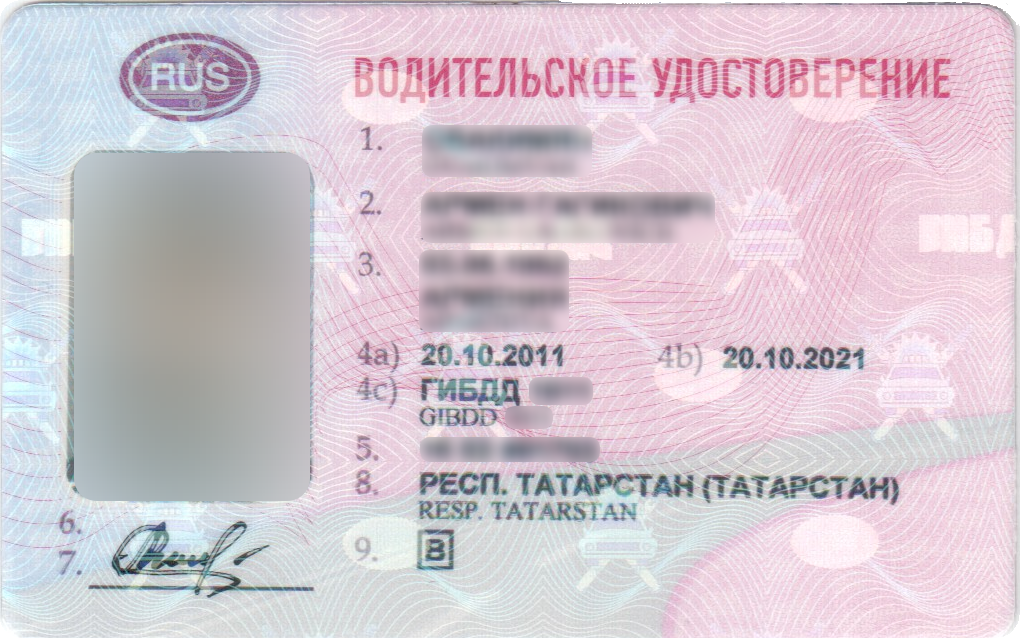
#> input picture samples/spec3.png, 1020 x 638 px, found by its file name
$ python make_synthetic.py
#> lines starting #> are read from the running program, lines starting #| are printed output that depends on the picture; after the words box and inside, x2 and y2 are one past the last pixel; in counts of white or black regions, pixels touching at a corner belong together
"""Генератор синтетических тест-фото ВУ (вымышленные данные!) на базе публичного образца Wikimedia Commons.
Делает карточку 1026x648 с подставленным текстом, затем «фотографирует» её на тёмном фоне под углом."""
import cv2, numpy as np, sys, random
from PIL import Image, ImageDraw, ImageFont
random.seed(1); np.random.seed(1)
SRC = "samples/spec3.png"
FB = "/usr/share/fonts/truetype/dejavu/DejaVuSans-Bold.ttf"
FR = "/usr/share/fonts/truetype/dejavu/DejaVuSans.ttf"
card = cv2.resize(cv2.imread(SRC), (1026, 648), interpolation=cv2.INTER_AREA)
S = 1026/900
def R(x0,y0,x1,y1): return tuple(int(v*S) for v in (x0,y0,x1,y1))
mask = np.zeros(card.shape[:2], np.uint8)
for z in [(365,108,640,300),(365,333,520,378),(365,380,530,413)]:
    x0,y0,x1,y1 = R(*z); mask[y0:y1,x0:x1] = 255
card = cv2.inpaint(card, mask, 7, cv2.INPAINT_TELEA)
img = Image.fromarray(cv2.cvtColor(card, cv2.COLOR_BGR2RGB)); d = ImageDraw.Draw(img)
def T(x,y,s,txt,bold=True,col=(35,35,45)):
    d.text((int(x*S),int(y*S)), txt, font=ImageFont.truetype(FB if bold else FR, int(s*S)), fill=col)
T(372,113,27,"ПЕТРОВ")
T(372,142,13,"PETROV",False,(90,90,100))
T(372,172,26,"АЛЕКСАНДР СЕРГЕЕВИЧ")
T(372,203,13,"ALEKSANDR SERGEEVICH",False,(90,90,100))
T(372,225,24,"14.03.1987")
T(372,253,22,"ГОР. КАЗАНЬ")
T(372,277,13,"KAZAN",False,(90,90,100))
T(372,335,24,"ГИБДД 1608")
T(372,360,13,"GIBDD 1608",False,(90,90,100))
T(372,383,24,"16 12 345678")
FACE = "samples/face.png"
import os
if os.path.exists(FACE):
    f = cv2.imread(FACE); x0,y0,x1,y1 = R(64,133,277,442)
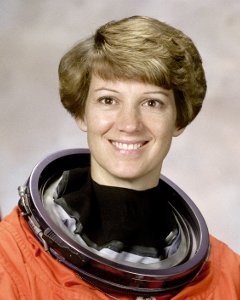
#> input picture samples/face.png, 240 x 300 px, found by its file name
#> further down, f is the input picture: shape (300, 240, 3); mean B, G, R 115.2, 128.6, 152.9
    f = cv2.resize(f,(x1-x0,y1-y0)); a = np.array(img); a[y0:y1,x0:x1] = cv2.cvtColor(f,cv2.COLOR_BGR2RGB); img = Image.fromarray(a)
#> after `a[y0:y1, x0:x1] = cv2.cvtColor(f, cv2.COLOR_BGR2RGB)`:
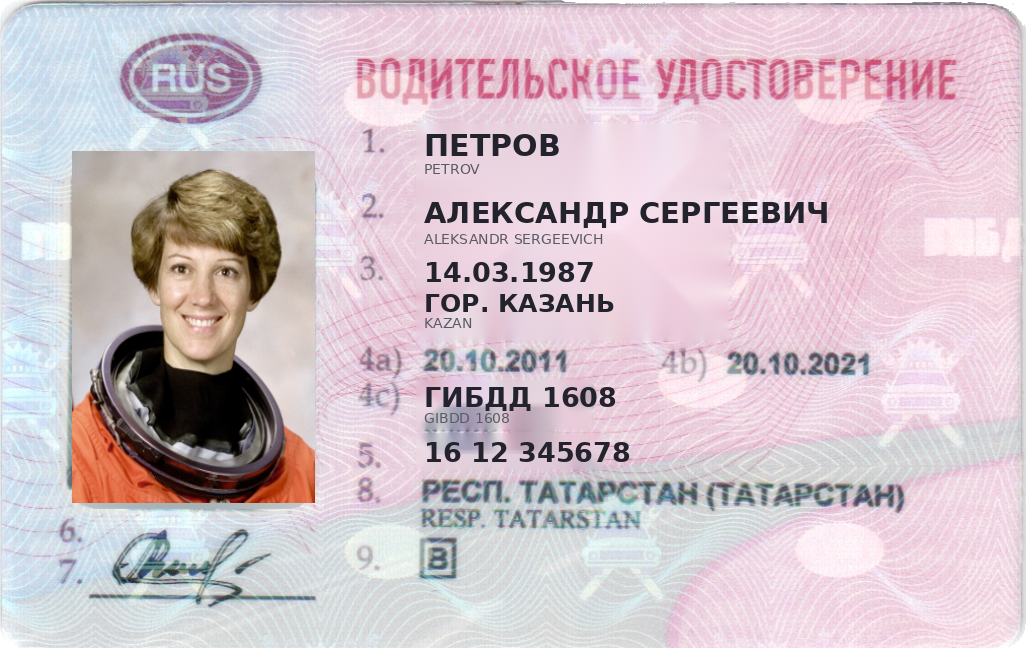
#> a: shape (648, 1026, 3); mean R, G, B 209.7, 194.1, 201.9
card = cv2.cvtColor(np.array(img), cv2.COLOR_RGB2BGR)
cv2.imwrite("samples/synth_card.png", card)

def scene(name, W=1600, H=1200, angle=-14, tilt=0.06, scale=0.55, rot180=False, glare=False, seed=0, bgc=(28,30,32), clutter=False):
#> called with name = 'samples/synth1.jpg', W = 1600, H = 1200, angle = -14, tilt = 0.06, scale = 0.55, rot180 = False, glare = False
    rng = np.random.default_rng(seed)
    bg = np.zeros((H,W,3), np.float32)+ bgc
    n = rng.normal(0,1,(H//8,W//8,3)).astype(np.float32); n = cv2.resize(n,(W,H),interpolation=cv2.INTER_CUBIC)
    bg += n*7 + np.linspace(0,25,H)[:,None,None]*np.linspace(1,0.3,W)[None,:,None]
    bg += rng.normal(0,3,(H,W,3))
    c = card if not rot180 else cv2.rotate(card, cv2.ROTATE_180)
    h,w = c.shape[:2]; cw = W*scale; ch = cw*h/w
#> after `h, w = c.shape[:2]`: h = 648; w = 1026
#> after `ch = cw * h / w`: ch = 555.8
    src = np.float32([[0,0],[w,0],[w,h],[0,h]])
    dst = np.float32([[0,0],[cw,0],[cw*(1-tilt/2),ch*(1+tilt*0)],[cw*tilt/2,ch]])
    dst[1,1]+=ch*tilt*0.3; dst[2,1]+=ch*tilt*0.1
    ang = np.deg2rad(angle); Rm = np.array([[np.cos(ang),-np.sin(ang)],[np.sin(ang),np.cos(ang)]])
    ctr = dst.mean(0); dst = (dst-ctr)@Rm.T + np.array([W*0.5,H*0.52])
#> after `ctr = dst.mean(0)`: ctr = [440, 281.2]
    M = cv2.getPerspectiveTransform(src, dst.astype(np.float32))
    import json; json.dump({'corners_TL_TR_BR_BL': dst.tolist()}, open(name.replace('.jpg','.gt.json'),'w'))
    warped = cv2.warpPerspective(c, M, (W,H), flags=cv2.INTER_CUBIC)
    m = cv2.warpPerspective(np.full((h,w),255,np.uint8), M, (W,H))
    # rounded corners
    rr = np.zeros((h,w),np.uint8); cv2.rectangle(rr,(0,0),(w-1,h-1),255,-1)
#> after `cv2.rectangle(rr, (0, 0), (w - 1, h - 1), 255, -1)`: rr: shape (648, 1026); every value is 255
    k = 36; rr2 = np.zeros_like(rr); cv2.rectangle(rr2,(k,0),(w-k,h),255,-1); cv2.rectangle(rr2,(0,k),(w,h-k),255,-1)
#> after `cv2.rectangle(rr2, (k, 0), (w - k, h), 255, -1)`: rr2: shape (648, 1026); 93.1% white; 2 black regions, box (x1, y1, x2, y2) and area: (0, 0, 36, 648) 23328, (991, 0, 1026, 648) 22680
#> after `cv2.rectangle(rr2, (0, k), (w, h - k), 255, -1)`: rr2: shape (648, 1026); 99.2% white; 4 black regions, box (x1, y1, x2, y2) and area: (0, 0, 36, 36) 1296, (991, 0, 1026, 36) 1260, (0, 613, 36, 648) 1260, (991, 613, 1026, 648) 1225
    for cx,cy in [(k,k),(w-k,k),(k,h-k),(w-k,h-k)]: cv2.circle(rr2,(cx,cy),k,255,-1)
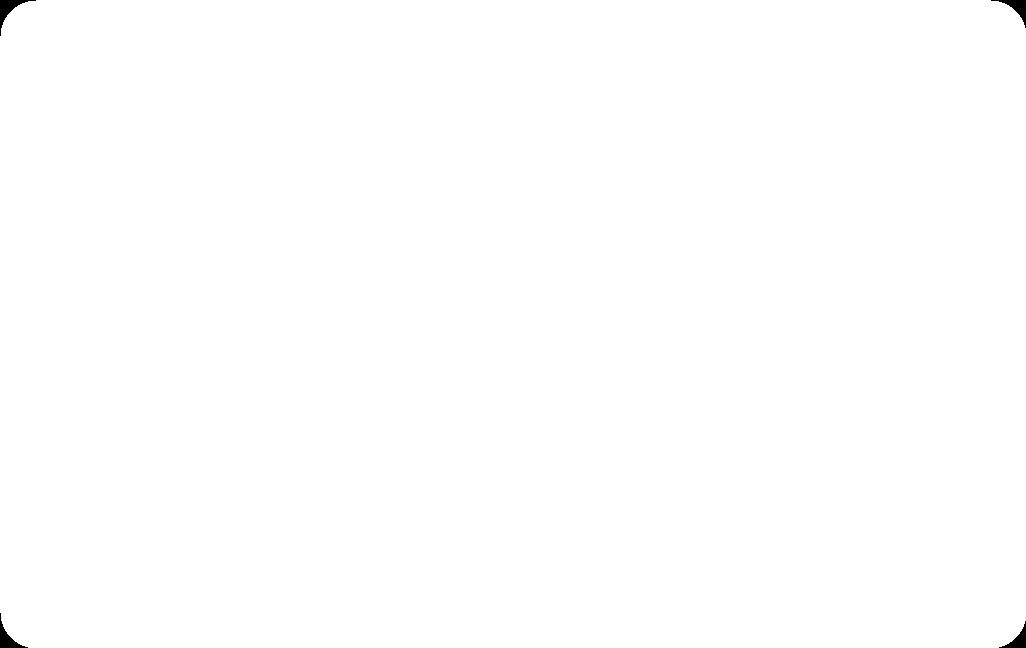
#> rr2: shape (648, 1026); 99.8% white; 4 black regions, box (x1, y1, x2, y2) and area: (0, 0, 36, 36) 319, (991, 0, 1026, 28) 283, (0, 613, 28, 648) 283, (999, 621, 1026, 648) 248
    m = cv2.warpPerspective(rr2, M, (W,H))
    sh = cv2.GaussianBlur(cv2.warpPerspective(rr2, M, (W,H)),(0,0),14); sh = np.roll(sh,(14,10),(0,1))
    if clutter:
        for _ in range(14):
            cv2.line(bg,(int(rng.integers(0,W)),int(rng.integers(0,H))),(int(rng.integers(0,W)),int(rng.integers(0,H))),tuple(float(v) for v in rng.integers(20,230,3)),int(rng.integers(2,10)))
    out = bg*(1-0.5*sh[...,None]/255)
    a = (cv2.GaussianBlur(m,(0,0),0.8)/255.0)[...,None]
    out = out*(1-a)+warped*a
    if glare:
        yy,xx = np.mgrid[0:H,0:W]; g = np.exp(-(((xx-W*0.6)/220)**2+((yy-H*0.45)/90)**2))
        out += g[...,None]*110
    out = cv2.GaussianBlur(np.clip(out,0,255),(0,0),0.9)+rng.normal(0,2.5,(H,W,3))
    cv2.imwrite(name, np.clip(out,0,255).astype(np.uint8), [cv2.IMWRITE_JPEG_QUALITY,72])
scene("samples/synth1.jpg", angle=-14)
scene("samples/synth2.jpg", angle=9, tilt=0.12, scale=0.5, seed=1, glare=True)
scene("samples/synth3.jpg", angle=-20, tilt=0.05, scale=0.62, rot180=True, seed=2, W=1280, H=960)

scene("samples/synth4.jpg", angle=5, tilt=0.08, scale=0.6, seed=4, bgc=(150,175,200))      # светлый бежевый фон
#> call 4 of scene, with name = 'samples/synth4.jpg', W = 1600, H = 1200, angle = 5, tilt = 0.08, scale = 0.6, rot180 = False, glare = False
#> in scene (call 4), `cv2.imwrite(name, np.clip(out,0,255).astype(np.uint8), [cv2.IMWRITE_JP..`:
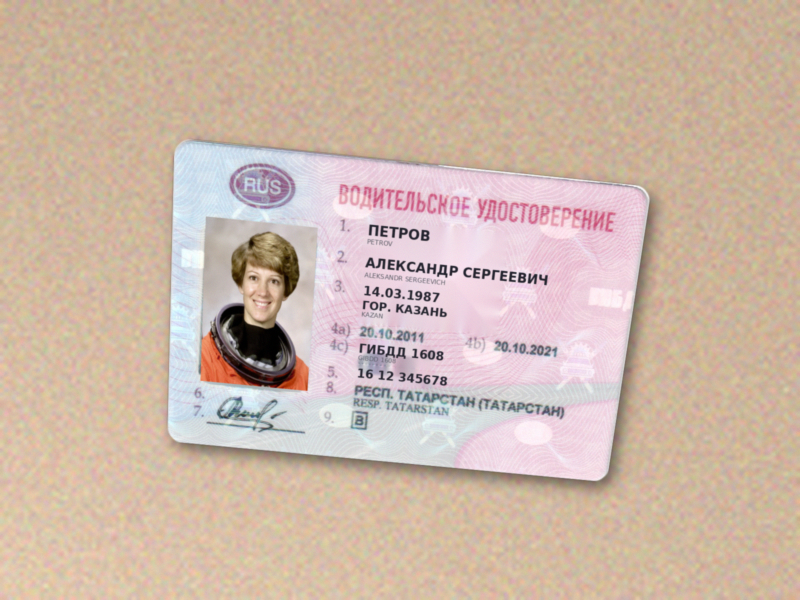
#> saved as synth4.jpg: shape (1200, 1600, 3) (shown at 1/2 size); mean B, G, R 169.2, 184.5, 206.6
scene("samples/synth5.jpg", W=800, H=600, angle=-6, tilt=0.04, scale=0.38, seed=5)          # маленькая карточка, низкое разрешение
#> in scene (call 5), `cv2.imwrite(name, np.clip(out,0,255).astype(np.uint8), [cv2.IMWRITE_JP..`:
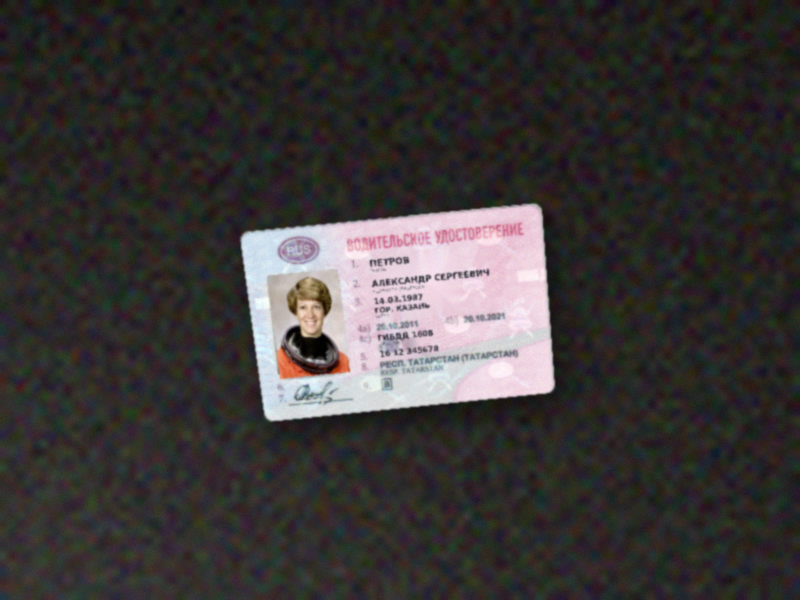
#> saved as synth5.jpg: shape (600, 800, 3); mean B, G, R 54.9, 55.7, 59.4
scene("samples/synth6.jpg", angle=28, tilt=0.22, scale=0.5, seed=6, clutter=True, bgc=(60,70,60))  # сильная перспектива и «мусор»
#> after the loop in scene (call 6), `for _ in range(14):`:
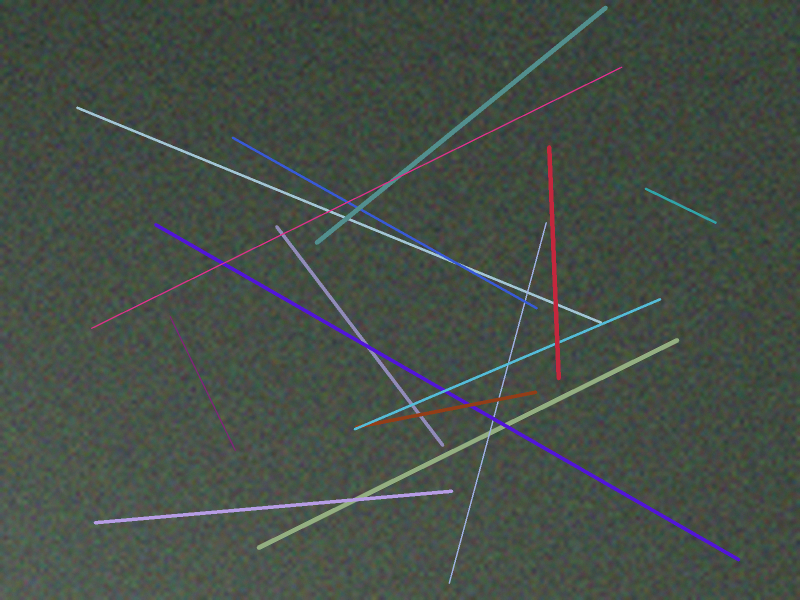
#> bg: shape (1200, 1600, 3) float64 (shown at 1/2 size); mean of channels 0, 1, 2 71.2, 79.3, 70.1; drawn as B, G, R
scene("samples/synth7.jpg", W=1200, H=1600, angle=78, tilt=0.07, scale=0.75, seed=7)        # вертикально
#> in scene (call 7), `a = (cv2.GaussianBlur(m,(0,0),0.8)/255.0)[...,None]`:
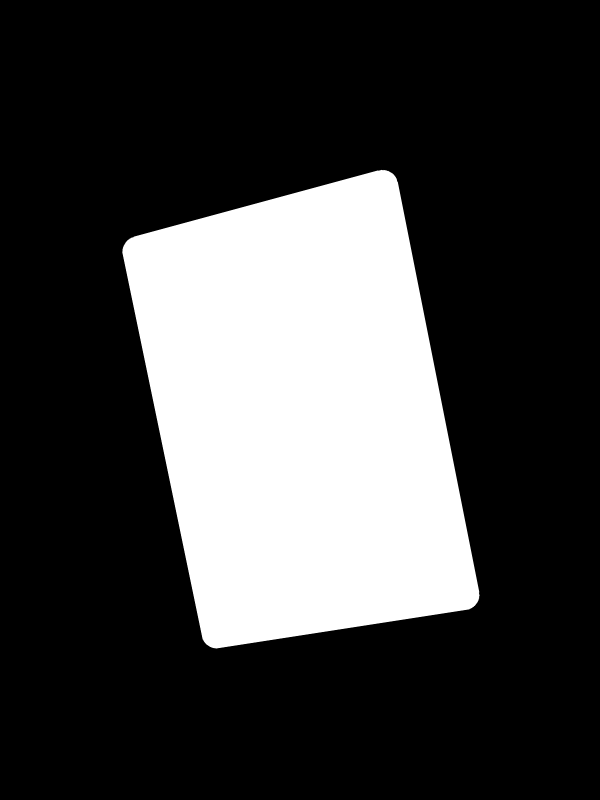
#> m: shape (1600, 1200) (shown at 1/2 size); min 0, max 255, mean 65

# маленькая карточка на белом листе A4 (скан 300 dpi ≈ 2480x3508, карточка ≈ 7–9 % площади), поворот и перспектива
scene("samples/synth8.jpg", W=1654, H=2339, angle=6, tilt=0.03, scale=0.44, seed=8, bgc=(236, 236, 233))                       # A4 150 dpi, лёгкий поворот
scene("samples/synth9.jpg", W=1654, H=2339, angle=-13, tilt=0.11, scale=0.40, seed=9, bgc=(240, 239, 236), glare=False)       # сильнее перспектива
